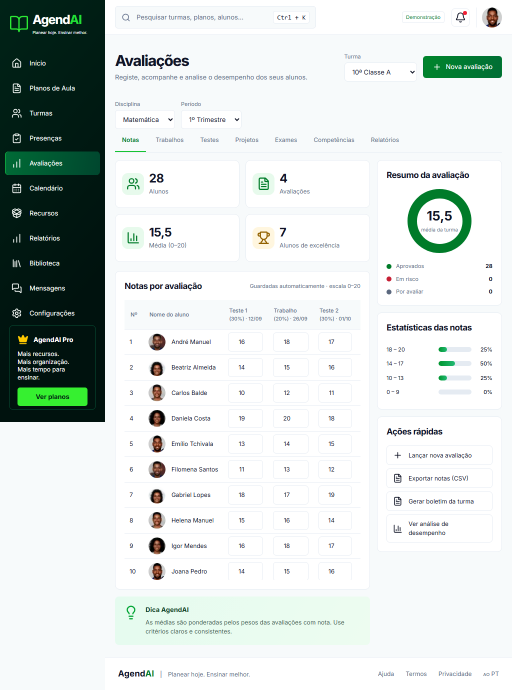
#> input picture artifacts/dashboard/avaliacoes-1024.png, 1024 x 1380 px, given in place of 11.png, which was not available (shown at 1/2 size)
$ python crop-dashboard-assets.py ../artifacts/dashboard
#> lines starting #> are read from the running program, lines starting #| are printed output that depends on the picture
"""Extract only illustration/photo regions from the supplied dashboard references."""
from pathlib import Path
from PIL import Image
import sys
source=Path(sys.argv[1])
target=Path(__file__).resolve().parents[1]/'apps/website/public/images/dashboard'
crops=[
 ('11.png',(528,249,611,332),'avatars/teacher.webp'),
 ('10.png',(283,459,332,510),'avatars/student-male.webp'),
 ('10.png',(283,373,333,426),'avatars/student-female.webp'),
 ('10.png',(283,774,333,827),'avatars/student-male-2.webp'),
 ('10.png',(283,692,333,745),'avatars/student-female-2.webp'),
 ('9.png',(520,370,749,460),'resources/industry.webp'),
 ('9.png',(521,788,749,870),'resources/anatomy.webp'),
 ('9.png',(271,585,502,673),'resources/plant.webp'),
 ('9.png',(766,585,995,673),'resources/equations.webp'),
 ('9.png',(1011,585,1238,673),'resources/books.webp'),
 ('9.png',(271,788,502,870),'resources/chemistry.webp'),
 ('9.png',(766,788,995,870),'resources/map.webp'),
 ('9.png',(1011,788,1239,870),'resources/robotics.webp'),
]
for filename,box,name in crops:
 dest=target/name;dest.parent.mkdir(parents=True,exist_ok=True)
 Image.open(source/filename).convert('RGB').crop(box).save(dest,'WEBP',quality=90,method=6)
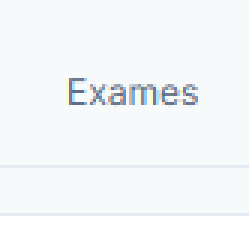
#> saved as teacher.webp: PIL image 83x83 RGB (shown 3 times larger); mean R, G, B 245, 247.8, 249.2
 print(name)
#> pass 2 of the loop `for filename,box,name in crops:`:
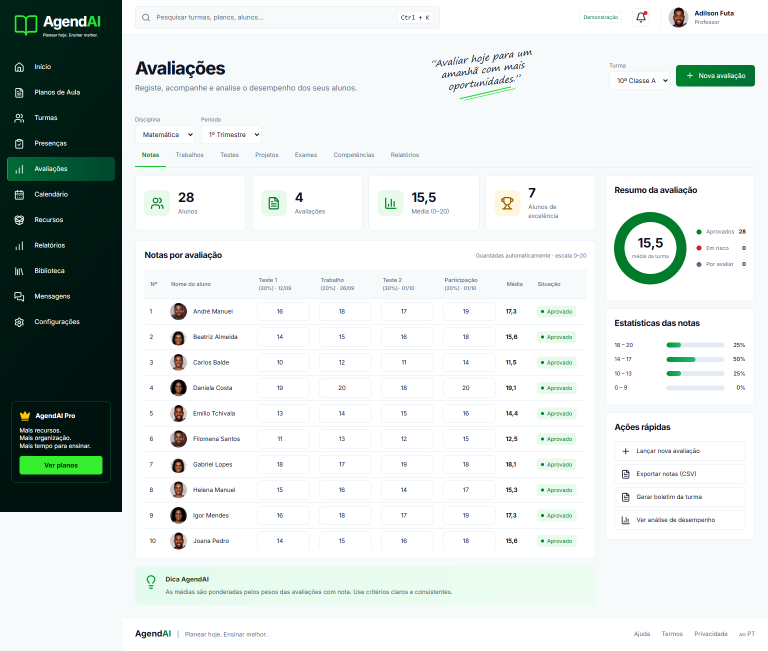
#> input picture artifacts/dashboard/avaliacoes-1536.png, 1536 x 1301 px, given in place of 10.png, which was not available (shown at 1/2 size)
#> `Image.open(source/filename).convert('RGB').crop(box).save(dest,'WEBP',..`:
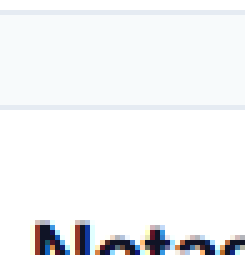
#> saved as student-male.webp: PIL image 49x51 RGB (shown 5 times larger); mean R, G, B 241.1, 242.3, 243.8
